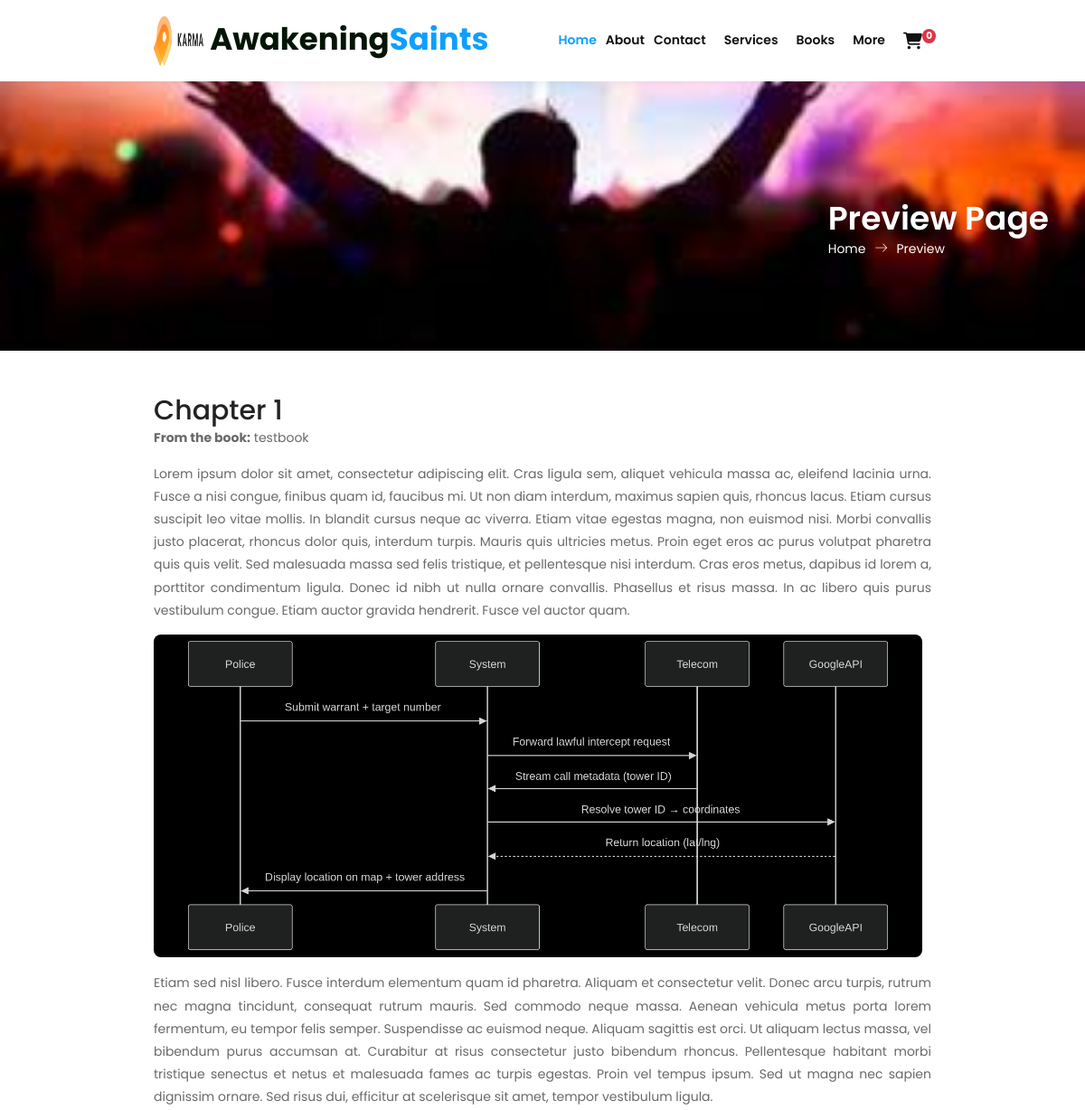
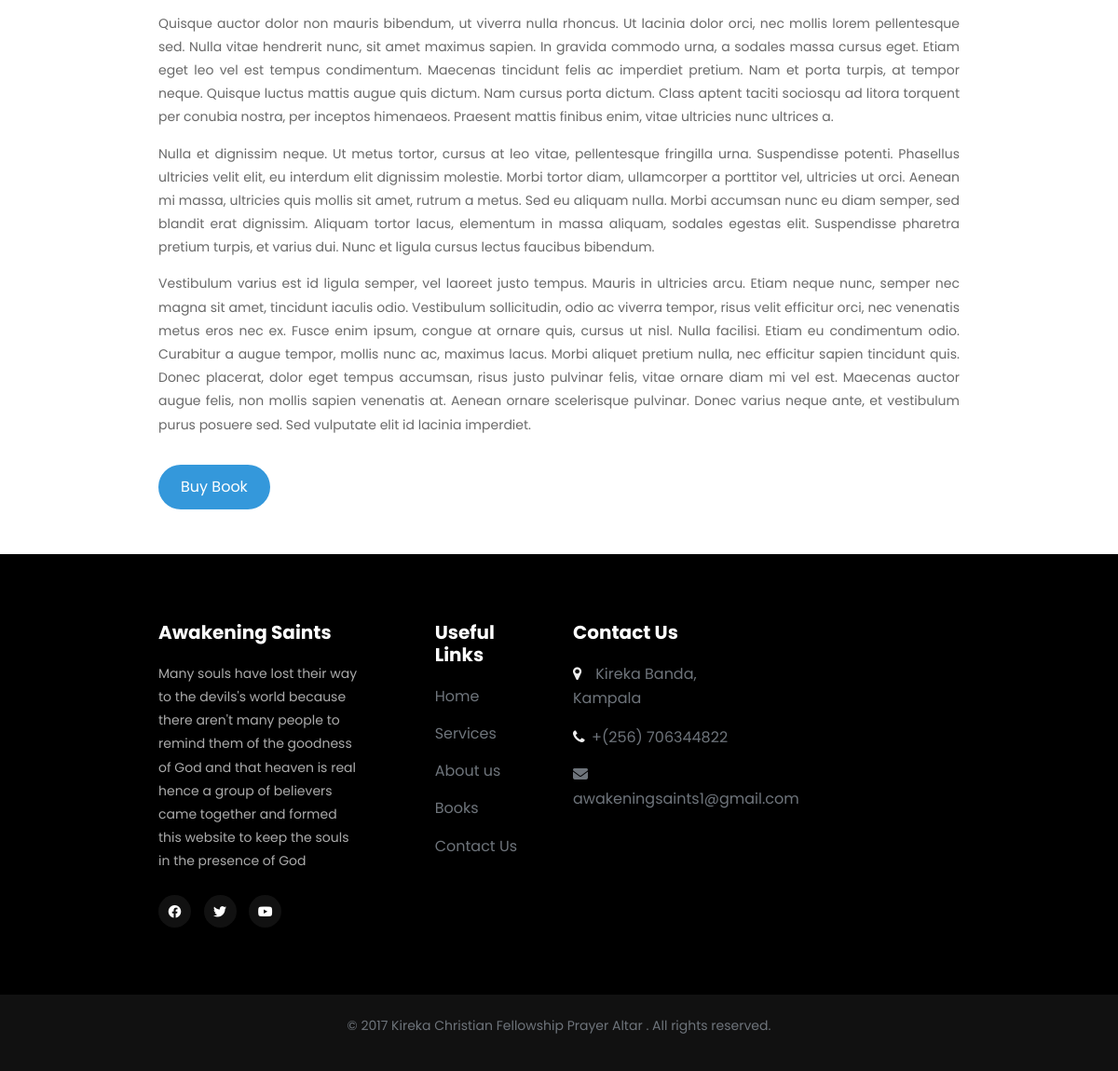
The page /book-preview/testbook/ on the database its author committed (2 pictures, top to bottom).
### ecomapp/models.py (models this page shows, shortened)
class BookPreview(models.Model):
    book = models.OneToOneField('Product', on_delete=models.CASCADE, related_name='preview')
    chapter_title = models.CharField(max_length=255)
    content = CKEditor5Field()

class Product(models.Model):
    category = models.ForeignKey(Category, related_name='product', on_delete=models.CASCADE)
    created_by = models.ForeignKey(settings.AUTH_USER_MODEL, on_delete=models.CASCADE, related_name='product_creator')
    title = models.CharField(max_length=255)
    author = models.CharField(max_length=255, default='admin')
    description = models.TextField(blank=True, null=True)
    product_image = models.ImageField(upload_to='product_images/', default='product_images/p2.jpg')
    product_slug = models.CharField(max_length=255)
    product_price = models.DecimalField(max_digits=30, decimal_places=2)
    qty_in_stock = models.DecimalField(max_digits=20, decimal_places=0, default='0')
    book_file = models.FileField(upload_to='books/', blank=True, null=True)
    in_stock = models.BooleanField(default=True)
    is_active = models.BooleanField(default=True)
    created = models.DateTimeField(auto_now_add=True)
    updated = models.DateTimeField(auto_now=True)
    objects = models.Manager()
    products = ProductManager()
    class Meta:
        verbose_name_plural = 'products'
        ordering = ('-created',)

### ecomapp/views.py (the view)
# urls.py: path('book-preview/<slug:product_slug>/', views.book_preview, name='book_preview'),
def book_preview(request, product_slug):
    product = get_object_or_404(Product, product_slug=product_slug, in_stock=True)
    preview = get_object_or_404(BookPreview, book=product)
    context = {
        'product': product,
        'preview': preview,
    }
    return render(request, 'main/ecomapp/preview.html', context)

### basketapp/basket.py (called while the page is built)
    def __len__(self):
        return sum(item['qty'] for item in self.basket.values())

### basketapp/context_processors.py (called while the page is built)
def cart(request):
    return { 'cart': cartbasket(request)}

### ecomapp/context_processors.py (called while the page is built)
def categories(request):
    return {
        'categories':Category.objects.all()
    }

### templates/main/ecomapp/preview.html (shortened to what this page needs)
{% extends 'base.html' %}
{% load static %}
{% block content %}
    <section class="banner-area organic-breadcrumb">
            <div class="breadcrumb-banner d-flex flex-wrap align-items-center justify-content-end">
                <div class="col-first">
                    <h1>Preview Page</h1>
                    <nav class="d-flex align-items-center">
                        <a href="{% url 'sales:books' %}">Home<span class="lnr lnr-arrow-right"></span></a>
                        <a href="#">Preview</a>
                    </nav>
                </div>
            </div>
    </section>
    <section class="blog_area">
         <div class="container py-5">
            <h2>{{ preview.chapter_title }}</h2>
            <p><strong>From the book:</strong> {{ product.title }}</p>
            <div class="preview-content ck-content">
                    {{ preview.content|safe }}
            </div>
            <a href="{% url 'sales:product_detail' product.product_slug %}" class="btn btn-primary mt-3">
                Buy Book
            </a>
        </div>
    </section>
{% endblock %}

### static/css/checkeditor_custom.css (style rules this page uses)
.ck-content img { width: 100%; max-width: 850px; min-width: 200px; height: auto; }

### templates/main/ecomapp/preview.html (style rules this page uses)
:root { --primary: #007bff; --primary-dark: #0069d9; --bg-light: #f8f9fa; --text-dark: #343a40; --text-light: #6c757d; --border: #e9ecef; --white: #ffffff; --success: #28a745; --sepia-bg: #f9f1e3; --sepia-text: #5a4a42; --dark-bg: #2c3e50; --dark-text: #ecf0f1; }
* { margin: 0; padding: 0; box-sizing: border-box; }
body { font-family: 'Merriweather', serif; color: var(--text-dark); line-height: 1.8; }
.container { max-width: 900px; margin: 0 auto; padding: 0 20px; }

### rows shown on the page
BookPreview: chapter_title "Chapter 1", content "Lorem ipsum dolor sit amet, consectetur adipiscing elit. Cras ligula sem, aliquet vehicula massa ac, eleifend lacinia urna. Fusce a nisi congue, finibus quam id, faucibus mi. Ut non diam interdum, maximus sapien quis, rhoncus lacus. Etiam cursus suscipit leo vitae mollis. In blandit cursus neque ac viverra. Etiam vitae egestas magna, non euismod nisi. Morbi convallis justo placerat, rhoncus dolor quis, interdum turpis. Mauris quis ultricies metus. Proin eget eros ac purus volutpat pharetra quis quis velit. Sed malesuada massa sed felis tristique, et pellentesque nisi interdum. Cras eros metus, dapibus id lorem a, porttitor condimentum ligula. Donec id nibh ut nulla ornare convallis.…", content (picture)
Product: title "testbook"

### other values the page prints
{{ cart|length }} "0"
